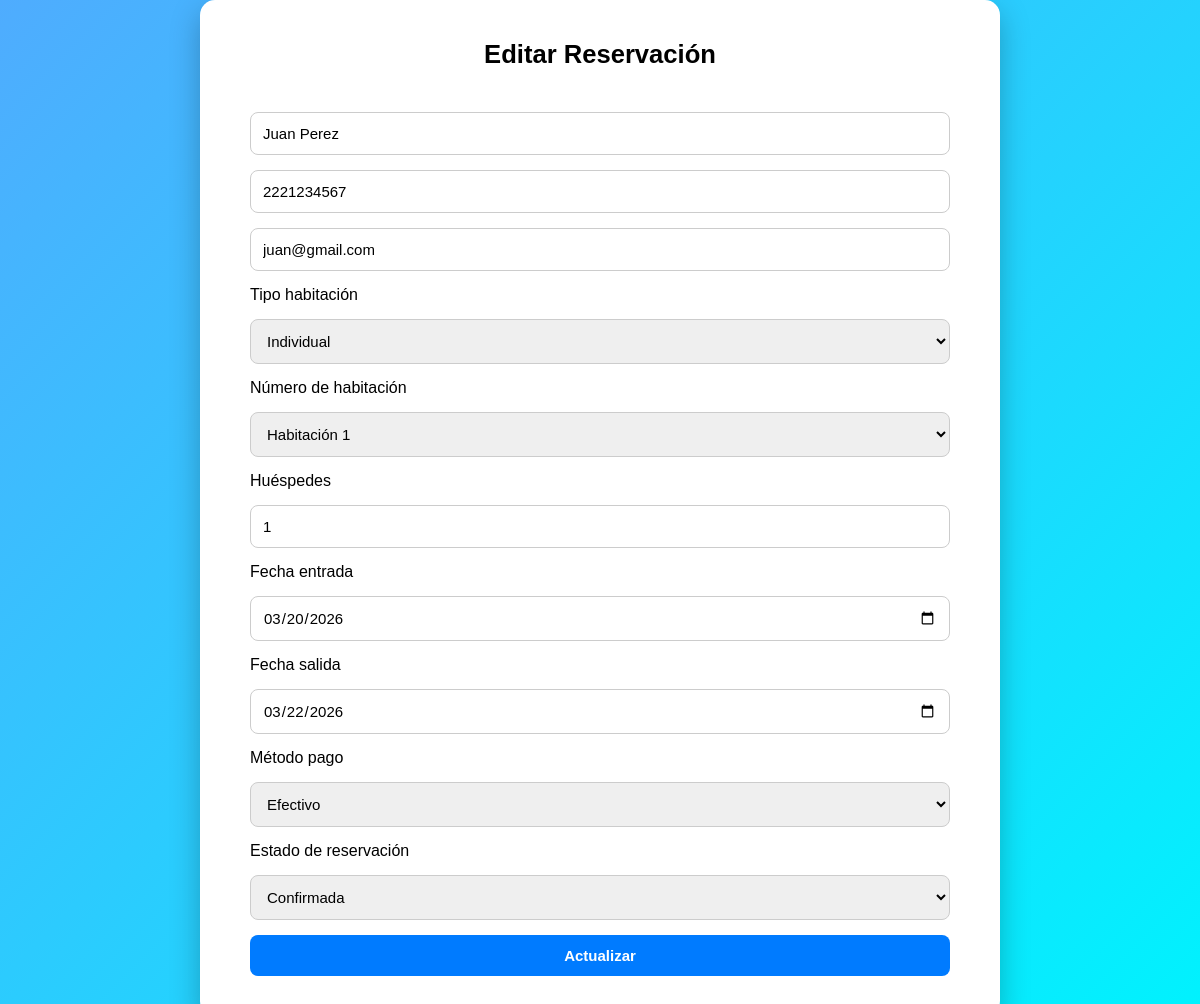
The app's page /proyectoCRUD/editar.php?id=1 with its own data.
### tables this page shows
CREATE TABLE `reservaciones` (
  `id` int(11) NOT NULL,
  `cliente` varchar(100) DEFAULT NULL,
  `telefono` varchar(10) DEFAULT NULL,
  `email` varchar(100) DEFAULT NULL,
  `habitacion` int(11) DEFAULT NULL,
  `tipo_habitacion` varchar(50) DEFAULT NULL,
  `fecha_entrada` date DEFAULT NULL,
  `fecha_salida` date DEFAULT NULL,
  `numero_huespedes` int(11) DEFAULT NULL,
  `metodo_pago` varchar(50) DEFAULT NULL,
  `estado_reservacion` varchar(50) DEFAULT NULL
);

### proyectoCRUD/editar.php (the view, shortened to what this page needs)
<?php
$db = conectarDB();
$id = $_GET['id'];
$sql = "SELECT * FROM reservaciones WHERE id=$id";
$resultado = mysqli_query($db,$sql);
$reserva = mysqli_fetch_assoc($resultado);
?>
<!DOCTYPE html>
<html>
<head>
<link rel="stylesheet" href="build/css/style.css">
</head>
<body>
<div class="form-container">
<h1>Editar Reservación</h1>
<form method="POST">
<input type="text" name="cliente" value="<?php echo $reserva['cliente']; ?>" required>
<input type="text" name="telefono" value="<?php echo $reserva['telefono']; ?>" required>
<input type="email" name="email" value="<?php echo $reserva['email']; ?>" required>
<label>Tipo habitación</label>
<select name="tipo_habitacion" id="tipoHabitacion" required>
<option value="Individual" <?php if($reserva['tipo_habitacion']=="Individual") echo "selected"; ?>>Individual</option>
</select>
<label>Número de habitación</label>
<select name="habitacion" id="habitacionSelect" required>
<option value="<?php echo $reserva['habitacion']; ?>" selected>
Habitación <?php echo $reserva['habitacion']; ?>
</option>
</select>
<label>Huéspedes</label>
<input type="number"
id="huespedesInput"
name="numero_huespedes"
value="<?php echo $reserva['numero_huespedes']; ?>"
min="1"
required>
<label>Fecha entrada</label>
<input type="date"
name="fecha_entrada"
value="<?php echo $reserva['fecha_entrada']; ?>"
required>
<label>Fecha salida</label>
<input type="date"
name="fecha_salida"
value="<?php echo $reserva['fecha_salida']; ?>"
required>
<label>Método pago</label>
<select name="metodo_pago" required>
<option value="Efectivo">Efectivo</option>
</select>
<label>Estado de reservación</label>
<select name="estado_reservacion" required>
<option value="Confirmada" <?php if($reserva['estado_reservacion']=="Confirmada") echo "selected"; ?>>Confirmada</option>
</select>
<input type="submit" value="Actualizar">
</form>
</div>
</body>
</html>

### proyectoCRUD/build/css/style.css (style rules this page uses)
* { margin: 0; padding: 0; box-sizing: border-box; font-family: Arial, sans-serif; }
body { background: linear-gradient(135deg,#4facfe,#00f2fe); display: flex; justify-content: center; align-items: center; min-height: 100vh; }
h1 { text-align: center; margin-bottom: 25px; }
.form-container { background: white; width: 800px; padding: 40px 50px; border-radius: 15px; box-shadow: 0 12px 30px rgba(0,0,0,0.25); display: flex; flex-direction: column; gap: 18px; }
.form-container h1 { text-align: center; margin-bottom: 25px; font-size: 1.6rem; }
.form-container form { display: flex; flex-direction: column; gap: 15px; }
.form-container input, .form-container select { padding: 12px; border-radius: 8px; border: 1px solid #ccc; font-size: 15px; }
.form-container input[type="submit"] { background: #007bff; color: white; font-weight: bold; cursor: pointer; border: none; transition: background 0.3s; }

### records on screen
reservaciones: cliente "Juan Perez", telefono "2221234567", email "juan@gmail.com", tipo_habitacion "Individual", numero_huespedes "1", fecha_entrada "03/20/2026", fecha_salida "03/22/2026", estado_reservacion "Confirmada"
